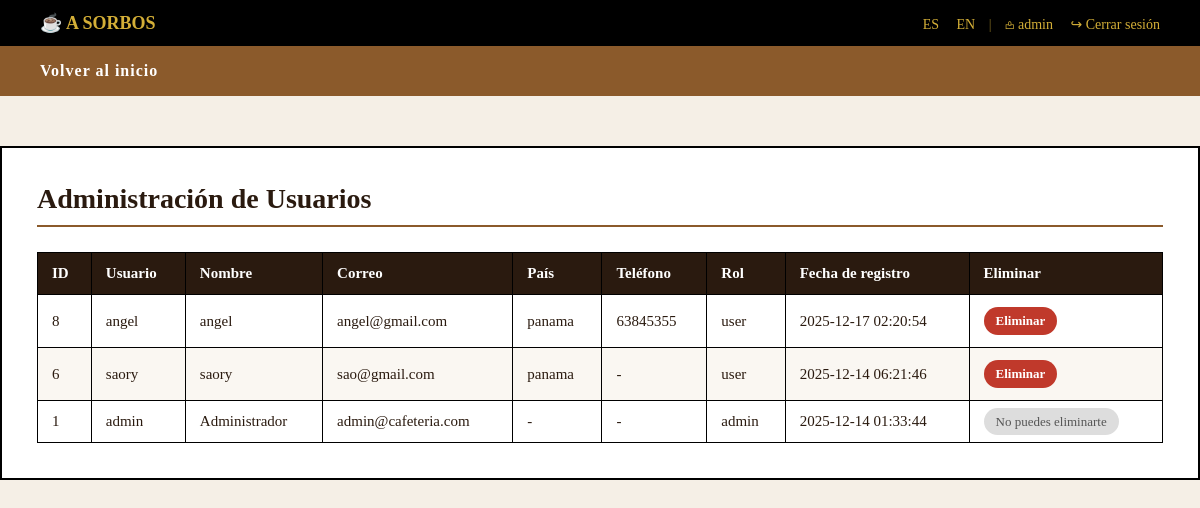
The app's page /vistas/admin.php (signed in) with its own data.
### tables this page shows
CREATE TABLE `usuarios` (
  `id_usuario` int(11) NOT NULL,
  `usuario` varchar(50) NOT NULL,
  `nombre` varchar(100) NOT NULL,
  `correo` varchar(100) NOT NULL,
  `password` varchar(255) NOT NULL,
  `pais` varchar(50) DEFAULT NULL,
  `idioma` varchar(5) DEFAULT 'es',
  `rol` enum('admin','user') DEFAULT 'user',
  `fecha_registro` timestamp NOT NULL DEFAULT current_timestamp(),
  `direccion` varchar(150) DEFAULT NULL,
  `telefono` varchar(30) DEFAULT NULL,
  `fecha_nacimiento` date DEFAULT NULL,
  `genero` enum('Masculino','Femenino','Otro') DEFAULT NULL
);

### vistas/admin.php (the view, shortened to what this page needs)
<?php
require "../conexion.php";
$idioma = $_SESSION['idioma'];
$txt = [
    'es' => [
        'titulo'    => 'Administración de Usuarios',
        'volver'    => 'Volver al inicio',
        'cerrar'    => 'Cerrar sesión',
        'eliminar'  => 'Eliminar',
        'no_borrar' => 'No puedes eliminarte',
        'fecha'     => 'Fecha de registro',
        'tabla' => [
            'id'      => 'ID',
            'usuario' => 'Usuario',
            'nombre'  => 'Nombre',
            'correo'  => 'Correo',
            'pais'    => 'País',
            'telefono'=> 'Teléfono',
            'rol'     => 'Rol'
        ]
    ],
    'en' => [
        'titulo'    => 'User Administration',
        'volver'    => 'Back to home',
        'cerrar'    => 'Logout',
        'eliminar'  => 'Delete',
        'no_borrar' => 'You cannot delete yourself',
        'fecha'     => 'Register date',
        'tabla' => [
            'id'      => 'ID',
            'usuario' => 'Username',
            'nombre'  => 'Name',
            'correo'  => 'Email',
            'pais'    => 'Country',
            'telefono'=> 'Phone',
            'rol'     => 'Role'
        ]
    ]
];
$t = $txt[$idioma];
$stmt = $pdo->query("
    SELECT
        id_usuario,
        usuario,
        nombre,
        correo,
        pais,
        telefono,
        rol,
        fecha_registro
    FROM usuarios
    ORDER BY fecha_registro DESC
");
$usuarios = $stmt->fetchAll(PDO::FETCH_ASSOC);
?>
<!DOCTYPE html>
<html lang="<?= $idioma ?>">
<head>
    <link rel="stylesheet" href="../css/admin.css">
</head>
<body>
<header class="top-header">
    <div class="top-bar">
        <div class="top-left">
            <span class="logo">☕ A SORBOS</span>
        </div>
        <div class="top-right">
            <a href="?lang=es">ES</a>
            <a href="?lang=en">EN</a>
            <span class="divider">|</span>
            𖡌 <?= htmlspecialchars($_SESSION['usuario']) ?>
            <a href="logout.php">↪ <?= $t['cerrar'] ?></a>
        </div>
    </div>
    <nav class="main-nav">
        <ul class="menu">
            <li><a href="inicio.php"><?= $t['volver'] ?></a></li>
        </ul>
    </nav>
</header>
<section class="admin-container">
    <h1><?= $t['titulo'] ?></h1>
    <table class="tabla-admin">
        <thead>
            <tr>
                <th><?= $t['tabla']['id'] ?></th>
                <th><?= $t['tabla']['usuario'] ?></th>
                <th><?= $t['tabla']['nombre'] ?></th>
                <th><?= $t['tabla']['correo'] ?></th>
                <th><?= $t['tabla']['pais'] ?></th>
                <th><?= $t['tabla']['telefono'] ?></th>
                <th><?= $t['tabla']['rol'] ?></th>
                <th><?= $t['fecha'] ?></th>
                <th><?= $t['eliminar'] ?></th>
            </tr>
        </thead>
        <tbody>
        <?php foreach ($usuarios as $u): ?>
            <tr>
                <td><?= $u['id_usuario'] ?></td>
                <td><?= htmlspecialchars($u['usuario']) ?></td>
                <td><?= htmlspecialchars($u['nombre']) ?></td>
                <td><?= htmlspecialchars($u['correo']) ?></td>
                <td><?= htmlspecialchars($u['pais'] ?? '-') ?></td>
                <td><?= htmlspecialchars($u['telefono'] ?? '-') ?></td>
                <td><?= htmlspecialchars($u['rol']) ?></td>
                <td><?= $u['fecha_registro'] ?></td>
                <td class="acciones">
                    <?php if ($u['id_usuario'] != $_SESSION['id']): ?>
                        <a href="?eliminar=<?= $u['id_usuario'] ?>"
                           onclick="return confirm('¿Eliminar este usuario?')"
                           class="btn-eliminar">
                            <?= $t['eliminar'] ?>
                        </a>
                    <?php else: ?>
                        <span class="no-eliminar"><?= $t['no_borrar'] ?></span>
                    <?php endif; ?>
                </td>
            </tr>
        <?php endforeach; ?>
        </tbody>
    </table>
</section>
</body>
</html>

### css/admin.css (style rules this page uses)
* { margin: 0; padding: 0; box-sizing: border-box; font-family: "Times New Roman", Times, serif; }
body { background: #f5efe6; color: #2a1a0f; }
.top-bar { background: #000; color: #d4af37; display: flex; justify-content: space-between; align-items: center; padding: 12px 40px; font-size: 14px; }
.top-bar a { color: #d4af37; text-decoration: none; margin-left: 14px; }
.logo { font-weight: bold; font-size: 18px; }
.divider { margin: 0 10px; opacity: 0.6; }
.main-nav { background: #8b5a2b; padding: 16px 40px; }
.menu { list-style: none; }
.menu a { color: #fff; text-decoration: none; font-weight: bold; letter-spacing: 1px; }
.admin-container { max-width: 1200px; margin: 50px auto; background: #fff; border: 2px solid #000; padding: 35px; }
.admin-container h1 { font-size: 28px; margin-bottom: 25px; border-bottom: 2px solid #8b5a2b; padding-bottom: 10px; }
.tabla-admin { width: 100%; border-collapse: collapse; font-size: 15px; }
.tabla-admin thead { background: #2a1a0f; color: #fff; }
.tabla-admin th, .tabla-admin td { padding: 12px 14px; border: 1px solid #000; text-align: left; }
.tabla-admin tbody tr:nth-child(even) { background: #faf7f2; }
.acciones { text-align: center; }
.btn-eliminar { display: inline-block; padding: 6px 12px; background: #c0392b; color: #fff; text-decoration: none; border-radius: 14px; font-size: 13px; font-weight: bold; }
.no-eliminar { padding: 6px 12px; background: #ddd; color: #555; border-radius: 14px; font-size: 13px; }

### records on screen
usuarios: id_usuario "8", usuario "angel", nombre "angel", correo "angel@gmail.com", pais "panama", telefono "63845355", rol "user", fecha_registro "2025-12-17 02:20:54"
usuarios: id_usuario "6", usuario "saory", nombre "saory", correo "sao@gmail.com", pais "panama", telefono "-", rol "user", fecha_registro "2025-12-14 06:21:46"
usuarios: id_usuario "1", usuario "admin", nombre "Administrador", correo "admin@cafeteria.com", pais "-", telefono "-", rol "admin", fecha_registro "2025-12-14 01:33:44"

### other values on screen
$_SESSION['usuario'] "admin"
$t['cerrar'] "Cerrar sesión"
$t['volver'] "Volver al inicio"
$t['titulo'] "Administración de Usuarios"
$t['tabla']['id'] "ID"
$t['tabla']['usuario'] "Usuario"
$t['tabla']['nombre'] "Nombre"
$t['tabla']['correo'] "Correo"
$t['tabla']['pais'] "País"
$t['tabla']['telefono'] "Teléfono"
$t['tabla']['rol'] "Rol"
$t['fecha'] "Fecha de registro"
$t['eliminar'] "Eliminar"
